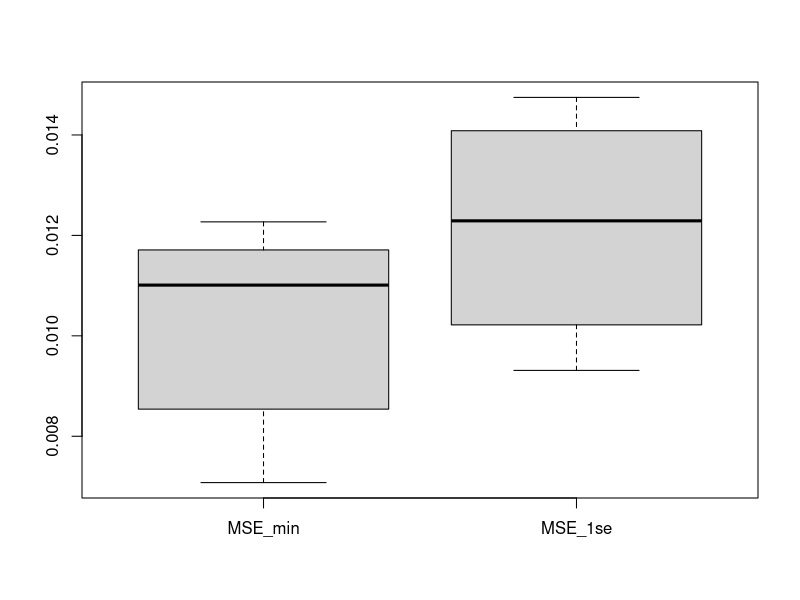

Generate this figure with R:
library(glmnet)
library(ggplot2)
library(MASS)
library(base)

MSE_min = NULL
MSE_1se = NULL

for(i in 1:10){
  #Skapa lite data
  x = cbind(runif(100),runif(100))
  y = x[,1] + rnorm(100,0,0.1)
  
  x_train = x[1:50,]
  x_test = x[51:100,]
  
  y_train = y[1:50]
  y_test = y[51:100]
  
  #Default settings:
  #alpha = 1 (Gives Lasso penalty)
  #nfolds = 10 (10 fold CV)
  fit_lasso = cv.glmnet(x_train, y_train)
  
  predicted_min = predict(fit_lasso, x_test, s = "lambda.min")
  predicted_1se = predict(fit_lasso, x_test, s = "lambda.1se")
  
  #Calculate MSE
  MSE_min_new = sum((y_test - predicted_min)^2)/length(y_test)
  MSE_1se_new = sum((y_test - predicted_1se)^2)/length(y_test)
  
  #Append to global list
  MSE_min = append(MSE_min, MSE_min_new)
  MSE_1se = append(MSE_1se, MSE_1se_new)
}

#NOTE! QUESTION: <------------------------------------------ OBSERVE!!
#How does MSE behave for different n, and sparsity levels?
#Make multiplot (with boxplots) where vertically we have n
#                                     horizontally we have sparsity
boxplot(cbind(MSE_min,MSE_1se))


#Not necessary for prediction, maybe for feature selection
#Get coefficients
beta_min = as.matrix(coef(fit_lasso, s = "lambda.min"))
beta_1se = as.matrix(coef(fit_lasso, s = "lambda.1se"))

#Create logic vector: TRUE if != 0 and FALSE if == 0
beta_min_logic = beta_min != 0
beta_1se_logic = beta_1se != 0

beta_logic = c(TRUE, FALSE, TRUE)

#Fixing so that there are no errors
#Remember to divide by length(beta_logic)-2 when computing
#sensitivity and specificity because of this
beta_min_logic = append(beta_min_logic, c(TRUE, FALSE))
beta_1se_logic = append(beta_1se_logic, c(TRUE, FALSE))
beta_logic = append(beta_logic, c(FALSE, TRUE))

tb_min = table(beta_min_logic, beta_logic)
tb_1se = table(beta_1se_logic, beta_logic)

p = length(beta_logic)-2
sens_min = tb_min[2,2]/p
spec_min = tb_min[1,1]/p

sens_1se = tb_1se[2,2]/p
spec_1se = tb_1se[1,1]/p

#Plots for different values of "n" and "sparsity":
#Make one plot for average values
#Make one plot for standard deviations
